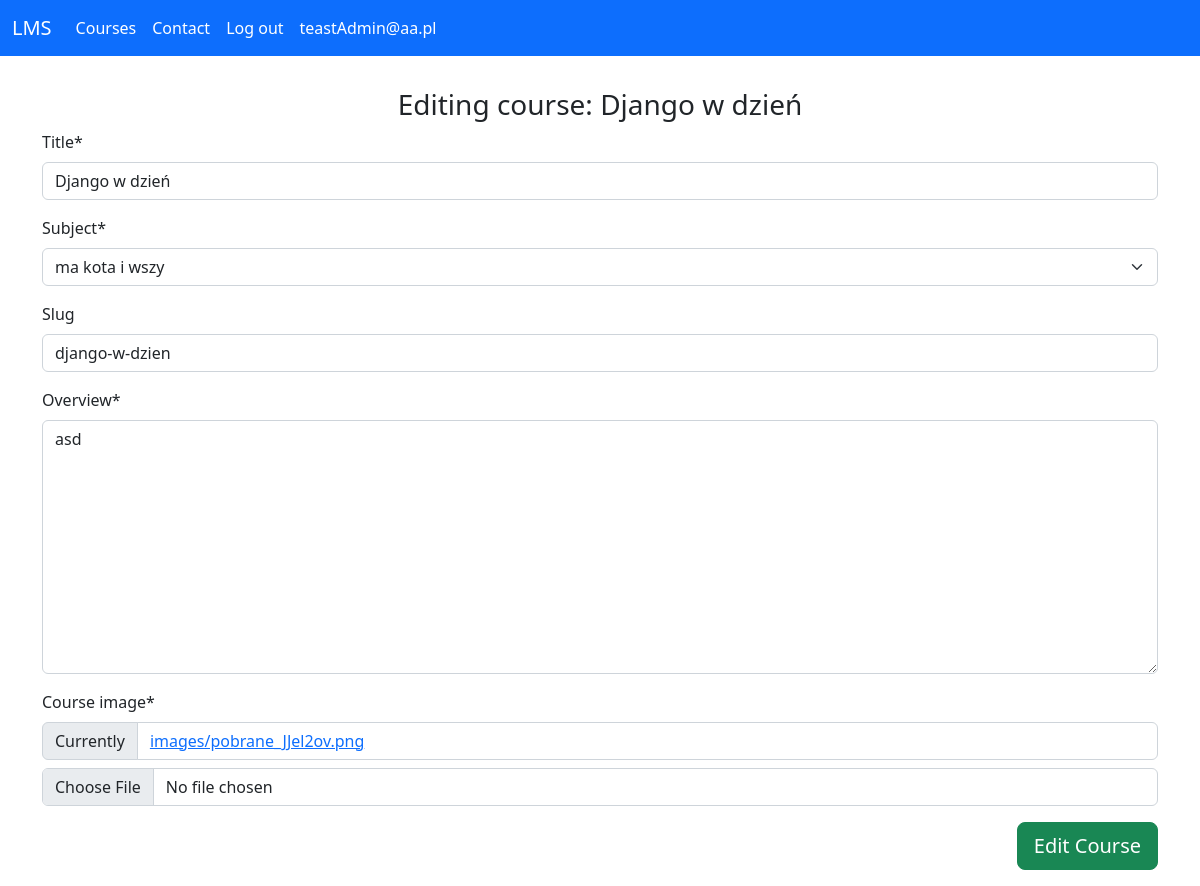
The app's page /courses/edit/django-w-dzien/ (signed in) with its own data.
### user/models.py (models this page shows)
class Account(AbstractBaseUser, PermissionsMixin):
    email = models.EmailField(max_length=150, unique=True)
    fullname = models.CharField(max_length=100)
    is_instructor = models.BooleanField(default=False)
    date_join = models.DateTimeField(verbose_name='Date joined', auto_now_add=True)
    last_login = models.DateTimeField(verbose_name='Last login', auto_now=True)
    is_admin = models.BooleanField(default=False)
    is_active = models.BooleanField(default=False)
    is_staff = models.BooleanField(default=False)
    is_superuser = models.BooleanField(default=False)
    USERNAME_FIELD = 'email'
    def __str__(self):
        return self.email
    objects = CustomAccountManager()

### courses/models.py (models this page shows, shortened)
class Course(models.Model):
    owner = models.ForeignKey(get_user_model(), on_delete=models.CASCADE, related_name='courses_creator')
    title = models.CharField(max_length=200)
    subject = models.ForeignKey('Subject', related_name='courses', on_delete=models.CASCADE)
    slug = models.SlugField(max_length=200, unique=True, blank=True)
    overview = models.TextField()
    created = models.DateTimeField(auto_now_add=True)
    students = models.ManyToManyField(get_user_model(), related_name='courses_students', blank=True)
    course_image = models.ImageField(upload_to='images', null=True)
    def __str__(self):
        return self.title
    class Meta:
        ordering = ('-created',)

class Subject(models.Model):
    title = models.CharField(max_length=200)
    slug = models.SlugField(max_length=200, unique=True, blank=True)
    def __str__(self):
        return self.title
    class Meta:
        ordering = ('title',)

### courses/views.py (the view)
# urls.py: path('edit/<slug:slug>/', views.CourseUpdateView.as_view(), name='course-update'),
class CourseUpdateView(LoginRequiredMixin, PermissionRequiredMixin, AuthorManageMixin, UpdateView):
    model = models.Course
    fields = ('title', 'subject', 'slug', 'overview', 'course_image')
    template_name = 'courses/update_course.html'
    success_url = reverse_lazy('courses:courses')
    permission_required = 'courses.change_course'
    login_url = reverse_lazy('user:login')
    context_object_name = 'course'

### courses/permissions.py (called while the page is built)
    def dispatch(self, request, *args, **kwargs):
        item = self.get_queryset().filter(slug=kwargs.get('slug'))
        if not len(item) or request.user != item.first().owner:
            return self.handle_no_permission()
        return super().dispatch(request, *args, **kwargs)

### courses/templates/courses/update_course.html (shortened to what this page needs)
{% extends 'base.html' %}
{% load crispy_forms_tags %}
{% block container %}
    <form action="" method="post" enctype="multipart/form-data">
        <h3 class="text-center mt-3">Editing course: {{ course }}</h3>
        {{ form|crispy }}
        <button class="btn btn-success float-end btn-lg mb-3 mt-0" type="submit">Edit Course</button>
    </form>
{% endblock %}

### templates/partials/nav.html (shortened to what this page needs)
<nav class="navbar navbar-expand-lg navbar-dark bg-primary">
    <div class="container-fluid">
        <a class="navbar-brand" href="{% url 'courses:courses' %}">LMS</a>
        <div class="collapse navbar-collapse" id="navbarNav">
            <ul class="navbar-nav">
                <li class="nav-item">
                    <a class="nav-link active" aria-current="page" href="{% url 'courses:courses' %}">Courses</a>
                </li>
                <li class="nav-item">
                    <a class="nav-link active" aria-current="page" href="{% url 'contact:form' %}">Contact</a>
                </li>
                {% if user.is_authenticated %}
                    <li class="nav-item">
                        <a class="nav-link active" aria-current="page" href="{% url 'user:logout' %}">Log out</a>
                    </li>
                    <li class="nav-item">
                        <a class="nav-link active" aria-current="page" href="">{{ user }}</a>
                    </li>
                {% endif %}
            </ul>
        </div>
    </div>
</nav>

### records on screen
Account: email "teastAdmin@aa.pl"
Course: title "Django w dzień", subject "ma kota i wszy", slug "django-w-dzien", overview "asd"
